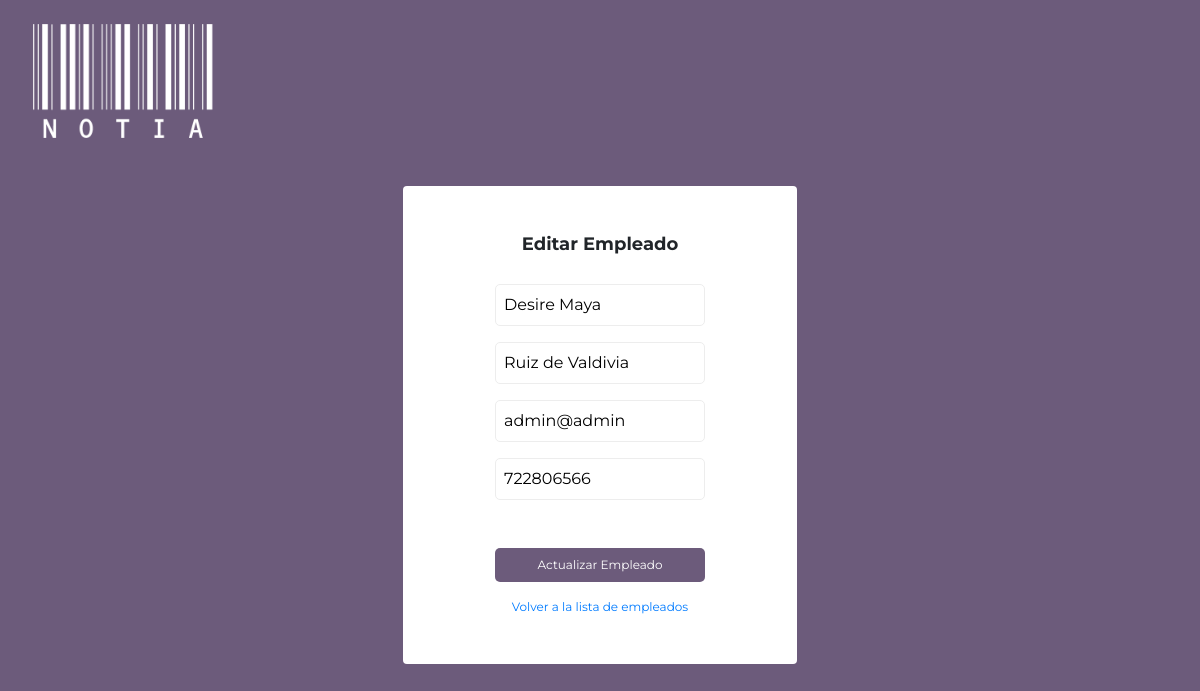
Screenshot of /editarEmpleados.php?id=1 with the database file from the repository.
### tables this page shows
CREATE TABLE `empleados` (
  `Cod_Empleado` int(11) NOT NULL,
  `Nombre` varchar(100) DEFAULT NULL,
  `Apellidos` varchar(100) DEFAULT NULL,
  `Telefono` varchar(20) DEFAULT NULL,
  `Email` varchar(100) DEFAULT NULL,
  `Password` varchar(255) NOT NULL
);

### editarEmpleados.php (the view, shortened to what this page needs)
<?php
include 'conexion.php';
$row = null;
if (isset($_GET['id'])) {
    $id = intval($_GET['id']);
    $sql = "SELECT * FROM empleados WHERE Cod_Empleado = $id";
    $result = $conn->query($sql);
    if ($result->num_rows > 0) {
        $row = $result->fetch_assoc();
    } else {
        echo "<script>alert('Empleado no encontrado');
            location.assign('index.php'); </script>";
        exit();
    }
}
?>
<!DOCTYPE html>
<html lang="en">
<head>
    <link rel="stylesheet" href="css/style.css">
    <link rel="stylesheet" href="https://cdn.jsdelivr.net/npm/bootstrap@4.6.2/dist/css/bootstrap.min.css">
</head>
<body class="bg-azul overflow-hidden">
    <div class="w-100">
        <div class="row">
            <div class="col-md-12 p-4 pl-5">
                <img src="img\notiaBlanco.png" alt="logo TwelveBit" class="logo">
            </div>
        </div>
        <div class="row p-4 d-flex justify-content-center">
            <div class="col-lg-4 col-md-6 col-10 p-5 d-flex flex-column align-items-center contenedor">
            <h1 class="fs18 bold fsMono mb-4">Editar Empleado</h1>
            <?php if ($row) { ?>
            <form action="editarEmpleados.php" method="POST" class="d-flex flex-column align-items-center mt-1">
                <div>
                    <input type="text" id="nombre" name="nombre" placeholder="Nombre" value="<?php echo $row['Nombre']; ?>" required>
                </div>
                <div class="mt-3">
                    <input type="text" id="apellidos" name="apellidos" placeholder="Apellidos" value="<?php echo $row['Apellidos']; ?>" required>
                </div>
                <div class="mt-3">
                    <input type="email" id="email" name="email" placeholder="Email" value="<?php echo $row['Email']; ?>" required>
                </div>
                <div class="mt-3">
                    <input type="text" id="telefono" name="telefono" placeholder="Teléfono" value="<?php echo $row['Telefono']; ?>" required>
                </div>
                <button type="submit" class="boton mt-5 w-100">Actualizar Empleado</button>
                <a href="index.php" class="mt-3 fs12 text-center">Volver a la lista de empleados</a>
            </form>
            <?php } else { ?>
                <p>Empleado no encontrado.</p>
            <?php } ?>
            </div>
        </div>
    </div>
</body>
</html>

### css/style.css (style rules this page uses)
* { margin: 0; padding: 0; font-family: 'Montserrat', sans-serif; }
.bg-azul { background-color: #6c5b7b; }
.contenedor { background-color:#ffffff; border-radius:4px; }
.fs12 { font-size:12px; }
.fs18 { font-size:18px; }
.bold { font-weight: 700; }
.boton { background-color: #6c5b7b; border-radius:5px; font-size:12px; padding:8px; color:#ffffff; border:none; }
.logo { width:200px; }
input { border:1px solid #EDEDED; border-radius:5px; padding:8px; font-size:12px; }
body { background-color: #6c5b7b; }

### rows the page displays
empleados: nombre "Desire Maya", apellidos "Ruiz de Valdivia", email "admin@admin", telefono "722806566"
